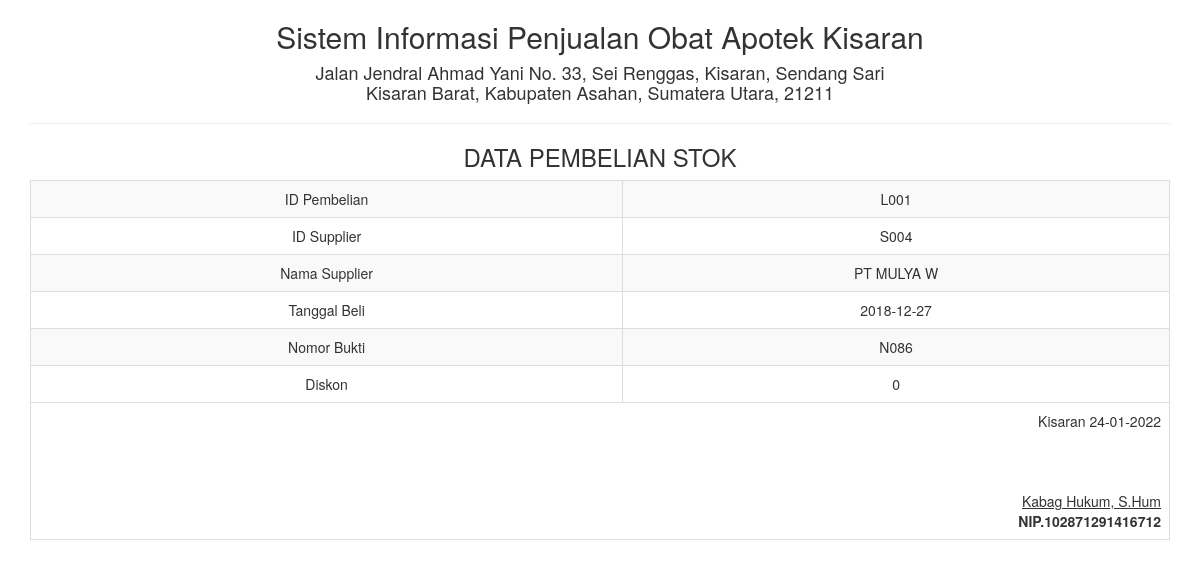
Screenshot of /report/laporan_pembelianpersatu.php?id=L001 with the database file from the repository.
### tables this page shows
CREATE TABLE `beli` (
  `id_pembelian` varchar(10) NOT NULL,
  `id_supplier` varchar(10) NOT NULL,
  `nama_supplier` varchar(50) NOT NULL,
  `tgl_beli` date NOT NULL,
  `no_bukti` char(10) DEFAULT NULL,
  `diskon` double NOT NULL
);

### report/laporan_pembelianpersatu.php (the view, shortened to what this page needs)
<!DOCTYPE html>
<html>
    <head>
        <link href="../Assets/css/bootstrap.min.css" rel="stylesheet" type="text/css"/>
    </head>
    <body onload="print()">
        <?php
        $sql = "SELECT * FROM beli WHERE id_pembelian='" . $_GET ['id'] . "'";
        $query = mysqli_query($koneksi, $sql) or die("SQL Detail error");
        $data = mysqli_fetch_array($query);
        ?>
        <div class="container">
            <div class='row'>
                <div class="col-sm-12">
                    <div class="text-center">
                        <h2>Sistem Informasi Penjualan Obat Apotek Kisaran </h2>
                        <h4>Jalan Jendral Ahmad Yani No. 33, Sei Renggas, Kisaran, Sendang Sari <br> Kisaran Barat, Kabupaten Asahan, Sumatera Utara, 21211</h4>
                        <hr>
                        <h3>DATA PEMBELIAN STOK</h3>
                        <table class="table table-bordered table-striped table-hover">
                            <tbody>
								<tr>
                                    <td>ID Pembelian</td> <td><?= $data['id_pembelian'] ?></td>
                                </tr>
                                <tr>
                                    <td>ID Supplier</td> <td><?= $data['id_supplier'] ?></td>
                                </tr>
                                <tr>
                                    <td>Nama Supplier</td> <td><?= $data['nama_supplier'] ?></td>
                                </tr>
                                <tr>
                                    <td>Tanggal Beli</td> <td><?= $data['tgl_beli'] ?></td>
                                </tr>
								<tr>
                                    <td>Nomor Bukti</td> <td><?= $data['no_bukti'] ?></td>
                                </tr>
								<tr>
                                    <td>Diskon</td> <td><?= $data['diskon'] ?></td>
                                </tr>
                            </tbody>
                            <tfoot>
                                <tr>
                                    <td colspan="2" class="text-right">
                                        Kisaran  <?= date("d-m-Y") ?>
                                        <br><br><br><br>
                                        <u>Kabag Hukum, S.Hum<strong></u><br>
                                        NIP.102871291416712
									</td>
								</tr>
							</tfoot>
                        </table>
                    </div>
                </div>
            </div>
    </body>
</html>

### rows the page displays
beli: id_pembelian "L001", id_supplier "S004", nama_supplier "PT MULYA W", tgl_beli "2018-12-27", no_bukti "N086", diskon "0"
